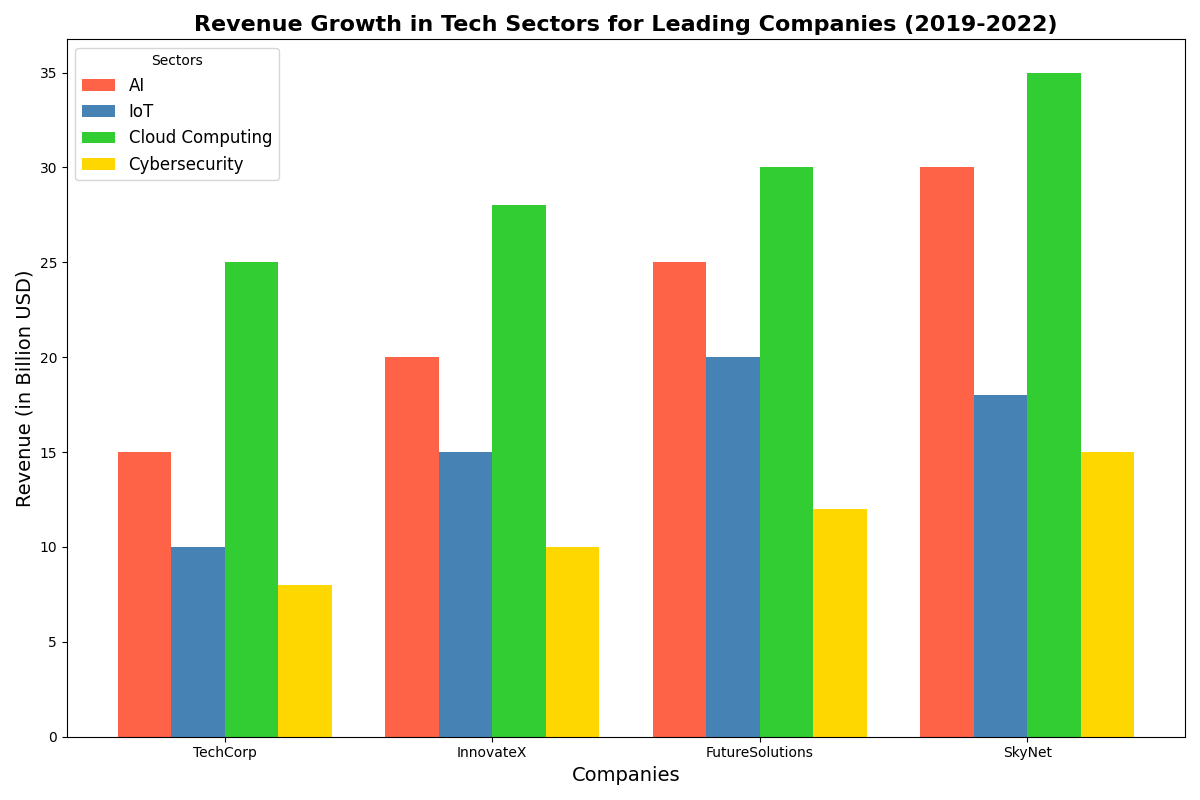

Recreate this plot in Python.
import numpy as np
import matplotlib.pyplot as plt

# Backstory:
# Exploring the growth of different tech company sectors over the last four years to understand market trends.
# Companies: TechCorp, InnovateX, FutureSolutions, SkyNet
# Sectors: AI, IoT, Cloud Computing, Cybersecurity

# Set up the companies and sectors
companies = ['TechCorp', 'InnovateX', 'FutureSolutions', 'SkyNet']
sectors = ['AI', 'IoT', 'Cloud Computing', 'Cybersecurity']

# Revenue data (in billion USD) for each sector in the companies across the years 2019-2022
revenues = np.array([
    [15, 20, 25, 30],  # AI
    [10, 15, 20, 18],  # IoT
    [25, 28, 30, 35],  # Cloud Computing
    [8, 10, 12, 15]    # Cybersecurity
])

# Colors for each sector
colors = ['#FF6347', '#4682B4', '#32CD32', '#FFD700']

# Set up positions and bar width
x = np.arange(len(companies))
bar_width = 0.2

# Generate bar positions for each year
positions = [x - 1.5*bar_width, x - 0.5*bar_width, x + 0.5*bar_width, x + 1.5*bar_width]

# Setup the figure and axis
fig, ax = plt.subplots(figsize=(12, 8))

# Create bars for each year
for i, pos, sector, color in zip(range(len(positions)), positions, sectors, colors):
    ax.bar(pos, revenues[i], bar_width, label=sector, color=color)

# Labeling and titling the plot
ax.set_xlabel('Companies', fontsize=14)
ax.set_ylabel('Revenue (in Billion USD)', fontsize=14)
ax.set_title('Revenue Growth in Tech Sectors for Leading Companies (2019-2022)', fontsize=16, fontweight='bold')
ax.set_xticks(x)
ax.set_xticklabels(companies)
ax.legend(title='Sectors', fontsize=12)

# Ensure the layout is tight to prevent overlap
plt.tight_layout()

# Display the plot
plt.show()
